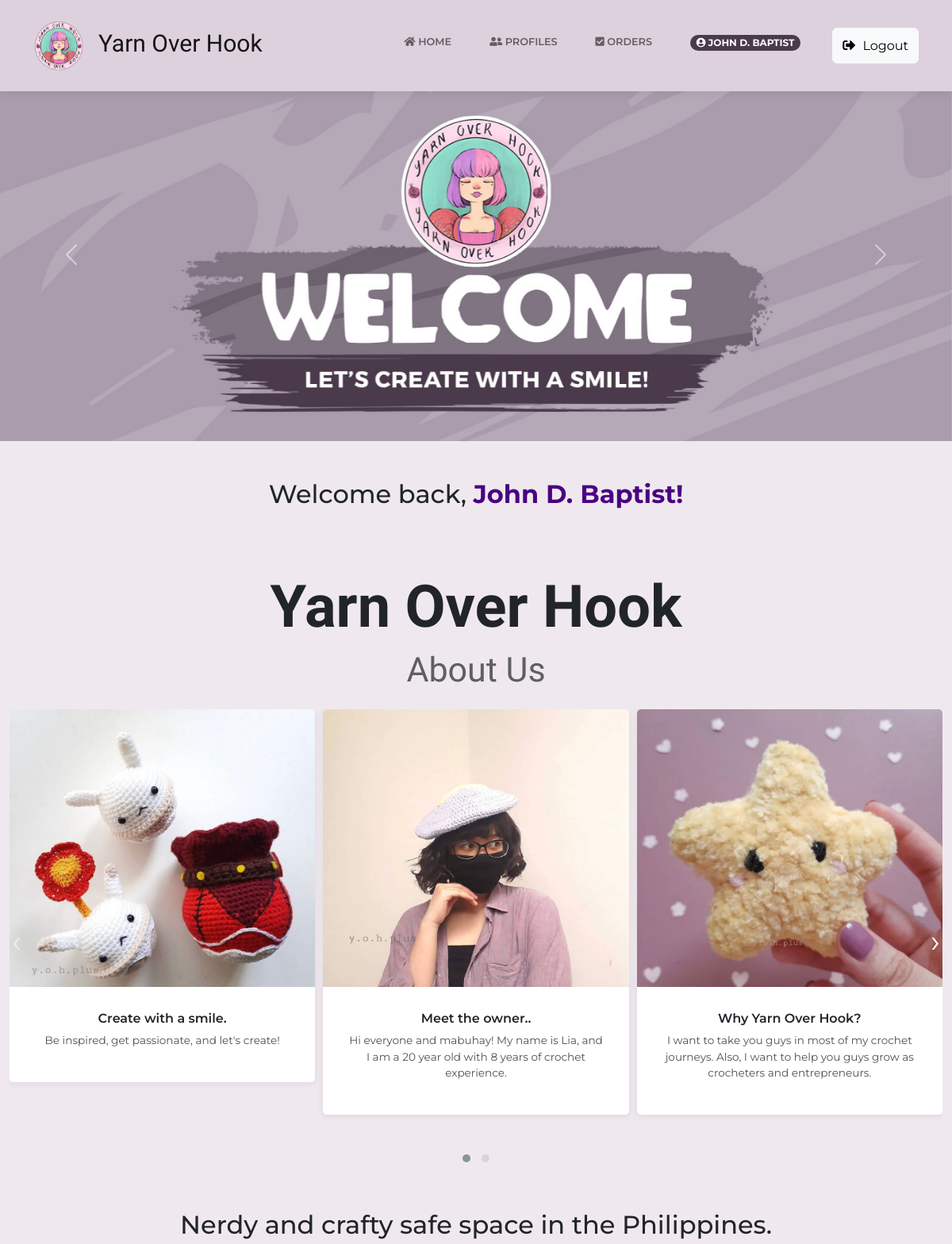
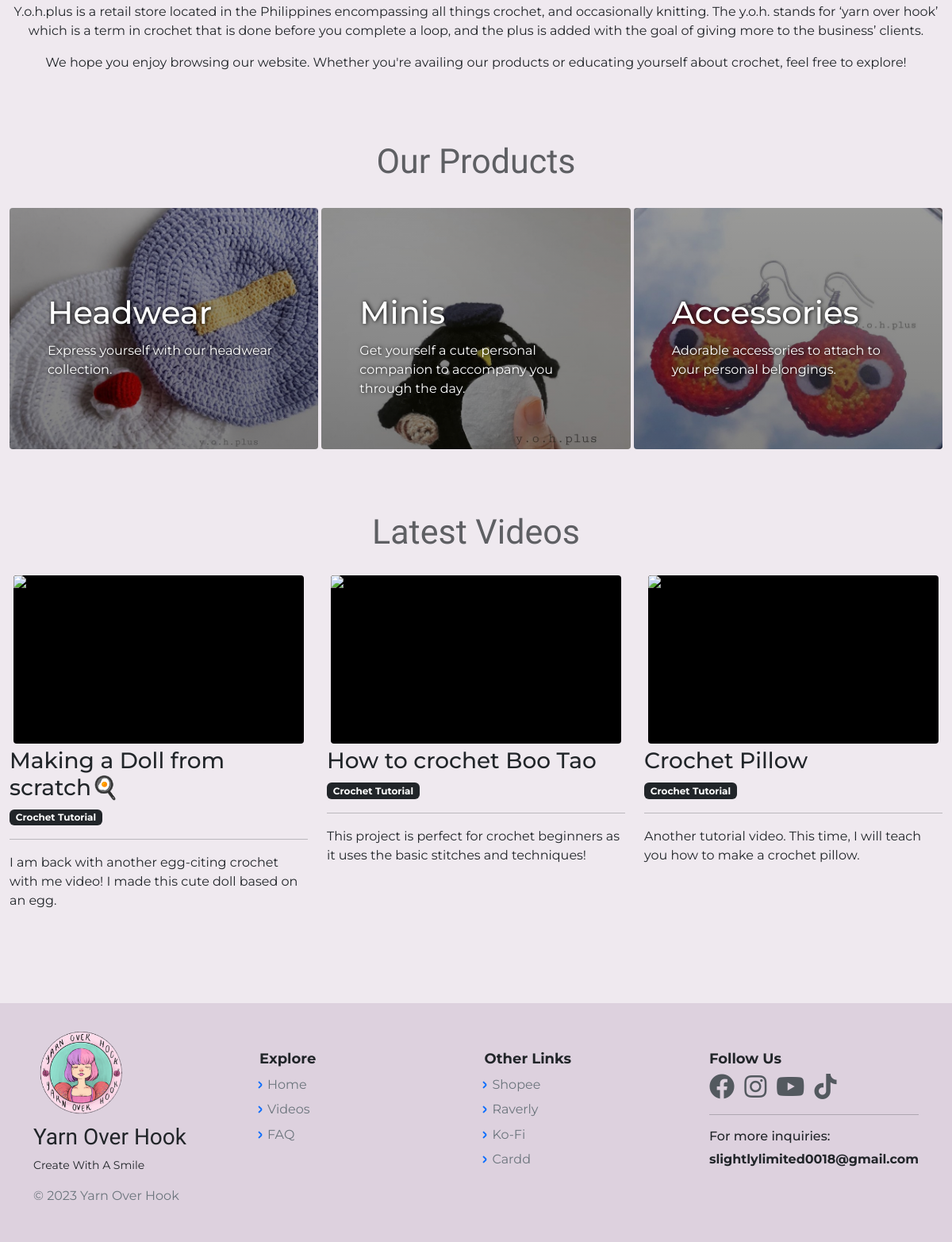
Screenshot of / (signed in) with the database file from the repository (2 pictures, top to bottom).
### tables this page shows
CREATE TABLE `slides` (
  `slide_id` int(11) NOT NULL,
  `slide_title` varchar(255) NOT NULL,
  `slide_img` varchar(255) NOT NULL,
  `slide_desc` varchar(255) NOT NULL,
  `slide_link` varchar(255) NOT NULL,
  `created_at` timestamp NOT NULL DEFAULT current_timestamp() ON UPDATE current_timestamp()
);

CREATE TABLE `videos` (
  `vid_id` int(11) NOT NULL,
  `vid_title` varchar(255) NOT NULL,
  `vid_desc` varchar(255) NOT NULL,
  `vid_cat` varchar(255) NOT NULL,
  `vid_url` varchar(255) NOT NULL,
  `created_at` timestamp NOT NULL DEFAULT current_timestamp() ON UPDATE current_timestamp()
);

### index.php (called while the page is built)
<?php
	require 'HomePage.php';
?>

### views/customer_home.php (the view, shortened to what this page needs)
<?php
    $carousel = "SELECT * FROM slides ORDER BY slide_id";
    $result = mysqli_query($con, $carousel);
    $slides = mysqli_fetch_all($result, MYSQLI_ASSOC);
	$feat_vid = "SELECT * FROM videos ORDER BY vid_id DESC LIMIT 3";
	$result = mysqli_query($con, $feat_vid);
	$videos = mysqli_fetch_all($result, MYSQLI_ASSOC);
?>
<div id="yoh-slide" class="carousel slide" data-bs-ride="carousel">
        <div class="carousel-inner">
     		<?php $loop=0; foreach ($slides as $slide): ?>
  			<?php
  				if ($loop==0) {
  					$status = "active";
  				} else {
  					$status = "";
  				}
  			?>
            <div class='carousel-item <?php echo $status; ?>'>
                <a href="<?php echo $slide['slide_link']; ?>" target="_blank">
                    <img class="d-block w-100" src="<?php echo $slide['slide_img']; ?>" title="<?php echo $slide['slide_desc']; ?>" alt="<?php echo $slide['slide_desc']; ?>">
                </a>
            </div>
        <?php $loop++; endforeach ?>
        </div>
        <button class="carousel-control-prev" type="button" data-bs-target="#yoh-slide" data-bs-slide="prev">
            <span class="carousel-control-prev-icon" aria-hidden="true"></span>
        </button>
        <button class="carousel-control-next" type="button" data-bs-target="#yoh-slide" data-bs-slide="next">
            <span class="carousel-control-next-icon" aria-hidden="true"></span>
        </button>
    </div>
    <main class="page">
        <section class="clean-block about-us">
            <div class="container-xxl">
                <div class="row text-center mt-5">
                    <?php
                        if (isset($_SESSION['login_id']) && $_SESSION['user_rank'] == 'user') {
                            echo "<h2> Welcome back, <span style='color:indigo; font-weight:bold'> ".$_SESSION['cust_name']."! </h2>";
                        } else {
                            echo "<h2> Hello. Let's start creating with a smile! </h2>";
                        }
                    ?>
                </div>
                <div class="block-heading">
                    <h2 style="font-weight:bold;font-size: 74px;font-family: Alata, sans-serif;margin-bottom: 18.2px;margin-top: -10px;">Yarn Over Hook</h2>
                    <p style="font-size: 43px;font-family: Actor, sans-serif;margin-bottom: -22px;margin-top: -16px;padding-top: 0px;padding-bottom: 0px;">About Us</p>
                </div>
                <div class="row justify-content-center">
                    <div class="owl-carousel owl-theme">
                        <div class="ml-2 mr-2">
                            <div class="card text-center clean-card">
                                <div class="card-thumbnail">
                                    <img class="card-img-top w-100 d-block" src="assets/img/home/IMG_7410.png">
                                </div>
                                <div class="card-body info">
                                    <h4 class="card-title">Create with a smile.</h4>
                                    <p>Be inspired, get passionate, and let's create!</p>
                                </div>
                            </div>
                        </div>
                        <div class="ml-2 mr-2">
                            <div class="card text-center clean-card">
                                <div class="card-thumbnail">
                                    <img class="card-img-top w-100 d-block" src="assets/img/home/owner.jpg">
                                </div>
                                <div class="card-body info">
                                    <h4 class="card-title">Meet the owner..</h4>
                                    <p>Hi everyone and mabuhay! My name is Lia, and I am a 20 year old with 8 years of crochet experience.</p>
                                </div>
                            </div>
                        </div>
                        <div class="ml-2 mr-2">
                            <div class="card text-center clean-card">
                                <div class="card-thumbnail">
                                    <img class="card-img-top w-100 d-block" src="assets/img/home/IMG_7411.png">
                                </div>
                                <div class="card-body info">
                                    <h4 class="card-title">Why Yarn Over Hook?</h4>
                                    <p>I want to take you guys in most of my crochet journeys. Also, I want to help you guys grow as crocheters and entrepreneurs.</p>
                                </div>
                            </div>
                        </div>
                    </div>
                    <div class="col-md-12 mt-5">
                        <center>
                            <h2> Nerdy and crafty safe space in the Philippines. </h2>
                            <p> Y.o.h.plus is a retail store located in the Philippines encompassing all things crochet, and occasionally knitting. The y.o.h. stands for ‘yarn over hook’ which is a term in crochet that is done before you complete a loop, and the plus is added with the goal of giving more to the business’ clients. </p>
                            <p> We hope you enjoy browsing our website. Whether you're availing our products or educating yourself about crochet, feel free to explore! </p>
                        </center>
                    </div>
                </div>
                <div class="block-heading">
                    <p style="font-size: 43px;font-family: Actor, sans-serif;margin-bottom: -22px;margin-top: -16px;padding-top: 0px;padding-bottom: 0px;">Our Products</p>
                </div>
                <div class="row justify-content-center g-1">
                    <div class="col-md-4 my-2">
                        <div class="h-100 p-5 text-white bg-dark rounded-1 yoh-card-ins" style="background-image: linear-gradient(to bottom, rgba(0,0,0,0.4) 0%,rgba(0,0,0,0.5) 100%), url('assets/img/home/IMG_7412.png');">
                            <h1 class="pt-5 my-3 lh-1" style="text-shadow: #000 1px 0 5px;"> Headwear </h1>
                            <p style="text-shadow: #000 1px 0 5px;">Express yourself with our headwear collection.</p>
                        </div>
                    </div>
                    <div class="col-md-4 my-2">
                        <div class="h-100 p-5 text-white bg-dark rounded-1 yoh-card-ins" style="background-image: linear-gradient(to bottom, rgba(0,0,0,0.4) 0%,rgba(0,0,0,0.5) 100%), url('assets/img/home/IMG_7409.PNG');">
                            <h1 class="pt-5 my-3 lh-1" style="text-shadow: #000 1px 0 5px;"> Minis </h1>
                            <p style="text-shadow: #000 1px 0 5px;">Get yourself a cute personal companion to accompany you through the day.</p>
                        </div>
                    </div>
                    <div class="col-md-4 my-2">
                        <div class="h-100 p-5 text-white bg-dark rounded-1 yoh-card-ins" style="background-image: linear-gradient(to bottom, rgba(0,0,0,0.4) 0%,rgba(0,0,0,0.5) 100%), url('assets/img/home/IMG_7413.PNG');">
                            <h1 class="pt-5 my-3 lh-1" style="text-shadow: #000 1px 0 5px;"> Accessories </h1>
                            <p style="text-shadow: #000 1px 0 5px;">Adorable accessories to attach to your personal belongings.</p>
                        </div>
                    </div>
                </div>
                <div class="block-heading">
                    <p style="font-size: 43px;font-family: Actor, sans-serif;margin-bottom: -22px;margin-top: -16px;padding-top: 0px;padding-bottom: 0px;">Latest Videos</p>
                </div>
                <div class="row justify-content-center">
                    <?php foreach($videos as $video): ?>
                    <div class="col-md-4">
                        <div class="youtube-player rounded-1" data-id="<?php echo $video['vid_url'] ?>"></div>
                        <h3> <?php echo $video['vid_title']; ?> </h3>
                        <span class="badge bg-dark"><?php echo $video['vid_cat']; ?></span><hr>
                        <p><?php echo $video['vid_desc']; ?></p>
                    </div>
                    <?php endforeach; ?>
                </div>
            </div>
        </section>
    </main>

### assets/css/main.css (style rules this page uses)
body { background-color: #efe9ef !important; padding-top: 85px; }
.card { margin-bottom: 20px; }
.card-thumbnail { max-height: 350px; overflow: hidden; }
.yoh-card-ins { background-size: cover; background-repeat: no-repeat; }
.youtube-player { position: relative; padding-bottom: 56.25%; height: 0; overflow: hidden; max-width: 100%; background: #000; margin: 5px; }
#yoh-slide { animation: transitionInSlide 0.50s; }

### assets/css/Profile-Edit-Form-styles.css (style rules this page uses)
hr { height: 2px; }

### assets/css/Profile-Edit-Form.css (style rules this page uses)
hr { height: 2px; }

### assets/css/ProfileEdit1.css (style rules this page uses)
hr { height: 2px; }

### assets/css/ProfileEdit2.css (style rules this page uses)
hr { height: 2px; }

### assets/css/ProfileDesignAdmin.css (style rules this page uses)
.card { background: #ffffff; -moz-border-radius: 5px; border-radius: 5px; border: 0; margin-bottom: 1rem; }

### rows the page displays
slides: slide_img (picture)
videos: vid_title "Making a Doll from scratch🍳", vid_cat "Crochet Tutorial", vid_desc "I am back with another egg-citing crochet with me video! I made this cute doll based on an egg."
videos: vid_title "How to crochet Boo Tao", vid_cat "Crochet Tutorial", vid_desc "This project is perfect for crochet beginners as it uses the basic stitches and techniques!"
videos: vid_title "Crochet Pillow", vid_cat "Crochet Tutorial", vid_desc "Another tutorial video. This time, I will teach you how to make a crochet pillow."

### other values shown
$_SESSION['cust_name'] "JOHN D. BAPTIST"
$_SESSION['cust_name'] "John D. Baptist"
